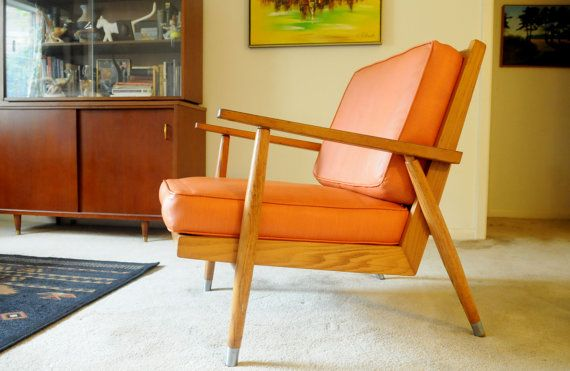
#> input picture chair1.jpg, 570 x 371 px
$ python canny_edge2.py
#> lines starting #> are read from the running program, lines starting #| are printed output that depends on the picture
# https://docs.opencv.org/3.4/da/d5c/tutorial_canny_detector.html
from __future__ import print_function
import cv2 as cv
import argparse
max_lowThreshold = 100
window_name = 'Edge Map'
title_trackbar = 'Min Threshold:'
ratio = 3
kernel_size = 3
bounding_box = ()
def CannyThreshold(val):
    low_threshold = val
    img_blur = cv.blur(src_gray, (3,3))
    detected_edges = cv.Canny(img_blur, low_threshold, low_threshold*ratio, kernel_size)
    mask = detected_edges != 0
    # dst = src[bounding_box[0]:bounding_box[1],:,:] * (mask[bounding_box[0]:bounding_box[1],:,None].astype(src.dtype))
    dst = src * (mask[:,:,None].astype(src.dtype))
    cv.imshow(window_name, dst)
parser = argparse.ArgumentParser(description='Code for Canny Edge Detector tutorial.')
parser.add_argument('--image', help='Path to input image.', default='chair1.jpg')
parser.add_argument('--bbox', help='Path to 2D bbox.', default='2d_box1.txt')
args = parser.parse_args()
src = cv.imread(cv.samples.findFile(args.image))
#> src is the input picture: shape (371, 570, 3); mean B, G, R 96.9, 141.8, 176.4
if src is None:
    print('Could not open or find the image: ', args.image)
    exit(0)
bbox = open(args.bbox, 'r')
#> (reads 2d_box1.txt from the repository)
bounding_box_values = bbox.readlines()
bounding_box = (int(bounding_box_values[0]), int(bounding_box_values[1]))
src_gray = cv.cvtColor(src, cv.COLOR_BGR2GRAY)
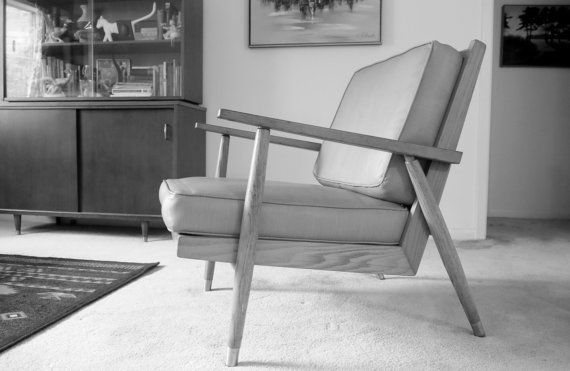
#> src_gray: shape (371, 570); min 0, max 254, mean 147
cv.namedWindow(window_name)
cv.createTrackbar(title_trackbar, window_name , 0, max_lowThreshold, CannyThreshold)
#> slider 'Min Threshold:' is set to 20
CannyThreshold(0)
#> in CannyThreshold, `detected_edges = cv.Canny(img_blur, low_threshold, low_threshold*ratio..`:
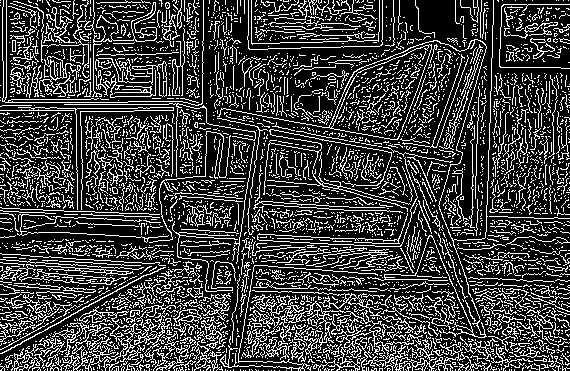
#> detected_edges: shape (371, 570); 24.8% white in thin lines or dots
#> in CannyThreshold, `mask = detected_edges != 0`: mask: shape (371, 570) bool; 24.8% white in thin lines or dots
#> in CannyThreshold, `dst = src * (mask[:,:,None].astype(src.dtype))`:
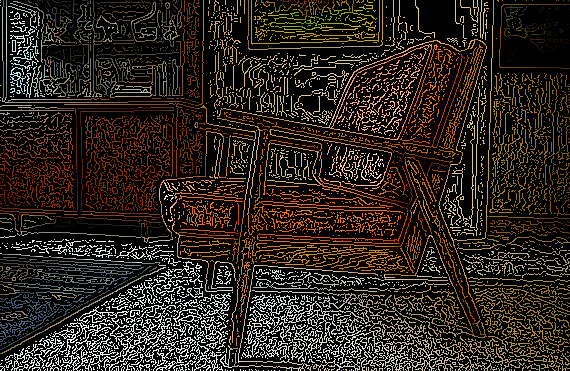
#> dst: shape (371, 570, 3); mean B, G, R 25.4, 35.9, 44.1
cv.waitKey()
#> call 2 of CannyThreshold, with val = 20
#> in CannyThreshold (call 2), `detected_edges = cv.Canny(img_blur, low_threshold, low_threshold*ratio..`:
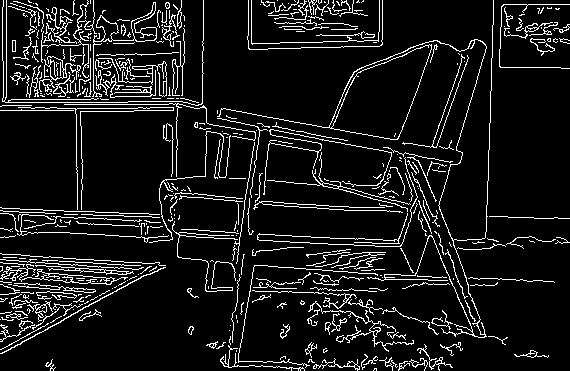
#> detected_edges: shape (371, 570); 9.5% white in thin lines or dots
#> in CannyThreshold (call 2), `mask = detected_edges != 0`: mask: shape (371, 570) bool; 9.5% white in thin lines or dots
#> in CannyThreshold (call 2), `dst = src * (mask[:,:,None].astype(src.dtype))`:
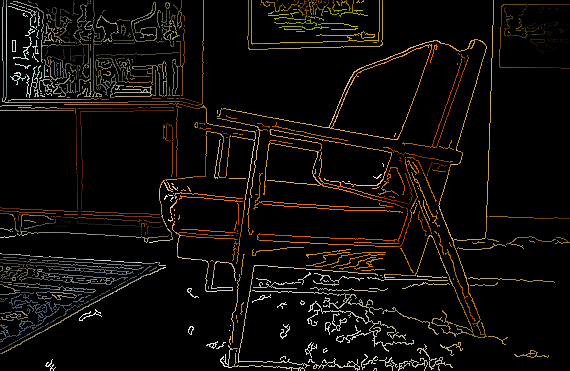
#> dst: shape (371, 570, 3); mean B, G, R 8.5, 12.2, 15
